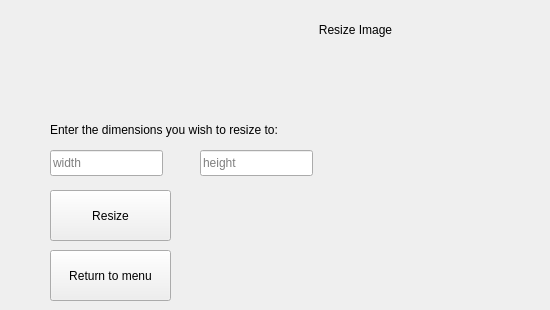
    <widget class="QWidget" name="resize">
     <widget class="QLabel" name="resize_menu">
      <property name="geometry">
       <rect>
        <x>210</x>
        <y>20</y>
        <width>291</width>
        <height>20</height>
       </rect>
      </property>
      <property name="text">
       <string>Resize Image</string>
      </property>
      <property name="alignment">
       <set>Qt::AlignCenter</set>
      </property>
     </widget>
     <widget class="QLabel" name="resize_label">
      <property name="geometry">
       <rect>
        <x>50</x>
        <y>120</y>
        <width>341</width>
        <height>20</height>
       </rect>
      </property>
      <property name="text">
       <string>Enter the dimensions you wish to resize to:</string>
      </property>
     </widget>
     <widget class="QLineEdit" name="resize_W">
      <property name="geometry">
       <rect>
        <x>50</x>
        <y>150</y>
        <width>113</width>
        <height>26</height>
       </rect>
      </property>
      <property name="placeholderText">
       <string>width</string>
      </property>
     </widget>
     <widget class="QLineEdit" name="resize_H">
      <property name="geometry">
       <rect>
        <x>200</x>
        <y>150</y>
        <width>113</width>
        <height>26</height>
       </rect>
      </property>
      <property name="placeholderText">
       <string>height</string>
      </property>
     </widget>
     <widget class="QPushButton" name="resize_resize">
      <property name="geometry">
       <rect>
        <x>50</x>
        <y>190</y>
        <width>121</width>
        <height>51</height>
       </rect>
      </property>
      <property name="text">
       <string>Resize</string>
      </property>
     </widget>
     <widget class="QLabel" name="resize_errormessage">
      <property name="geometry">
       <rect>
        <x>150</x>
        <y>210</y>
        <width>391</width>
        <height>16</height>
       </rect>
      </property>
      <property name="text">
       <string/>
      </property>
     </widget>
     <widget class="QPushButton" name="resize_apply">
      <property name="geometry">
       <rect>
        <x>50</x>
        <y>250</y>
        <width>121</width>
        <height>51</height>
       </rect>
      </property>
      <property name="text">
       <string>Return to menu</string>
      </property>
     </widget>
    </widget>
